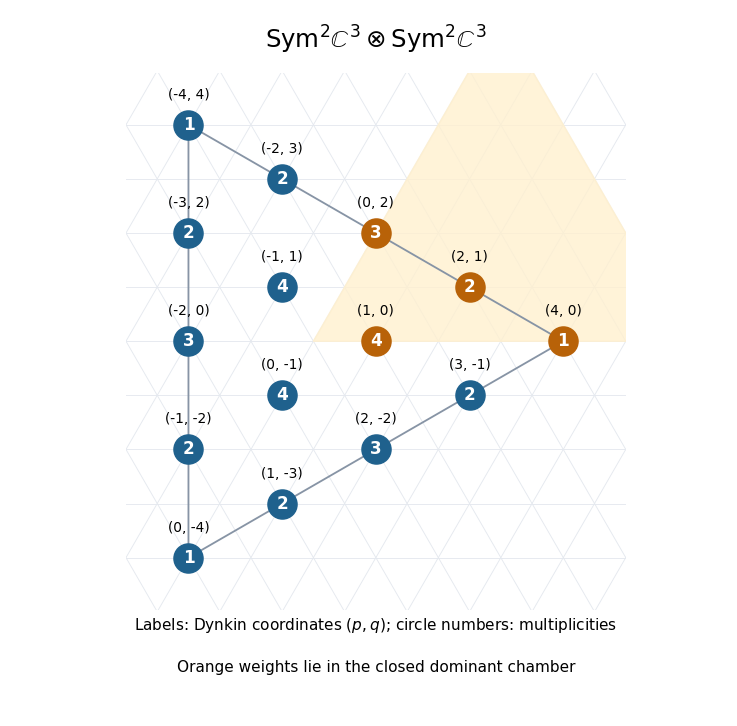

Generate this figure with Python:
"""Tensor-square A2 weights; Python 3.14, numpy 2.3.5, matplotlib 3.10.7.
Output is a white opaque PNG in caller CWD; caller MPLCONFIGDIR is respected.
"""
from collections import Counter
from pathlib import Path
import numpy as np
import matplotlib
matplotlib.use('Agg')
import matplotlib.pyplot as plt

monomials = [(i, j, 2-i-j) for i in range(3) for j in range(3-i)]
weights = Counter(tuple(x+y for x, y in zip(a, b)) for a in monomials for b in monomials)
assert len(weights) == 15 and sum(weights.values()) == 36
L = np.array([[1., 0.], [-.5, np.sqrt(3)/2], [-.5, -np.sqrt(3)/2]])
fig, ax = plt.subplots(figsize=(6.7, 6.6), dpi=110, facecolor='white')
# Full triangular weight lattice, not a numerical interpolation of weights.
w1, w2 = L[0], -L[2]
for p in range(-8, 9):
    line=np.array([p*w1 + q*w2 for q in (-9, 9)])
    ax.plot(line[:, 0], line[:, 1], color='#e5e9ef', lw=.6, zorder=0)
for q in range(-8, 9):
    line=np.array([p*w1 + q*w2 for p in (-9, 9)])
    ax.plot(line[:, 0], line[:, 1], color='#e5e9ef', lw=.6, zorder=0)
for total in range(-9, 10):
    line=np.array([p*w1+(total-p)*w2 for p in (-9, 9)])
    ax.plot(line[:, 0], line[:, 1], color='#e5e9ef', lw=.6, zorder=0)
ax.fill([0, 6, 3], [0, 0, 3*np.sqrt(3)], color='#fff0cf', alpha=.8, zorder=1)
triangle=np.vstack([4*L, 4*L[0]])
ax.plot(triangle[:, 0], triangle[:, 1], color='#8794a5', lw=1.2, zorder=2)
for counts, multiplicity in sorted(weights.items()):
    x, y = np.array(counts) @ L
    p, q = counts[0]-counts[1], counts[1]-counts[2]
    color='#b86208' if p >= 0 and q >= 0 else '#1f618d'
    ax.scatter([x], [y], s=360, color=color, zorder=4)
    ax.text(x, y, str(multiplicity), ha='center', va='center', color='white', weight='bold', fontsize=11, zorder=5)
    ax.annotate(f'({p}, {q})', (x, y), xytext=(0, 17), textcoords='offset points', ha='center', fontsize=9, zorder=5)
ax.set_xlim(-3, 5)
ax.set_ylim(-4.3, 4.3)
ax.set_aspect('equal')
ax.set_title(r'$\mathrm{Sym}^2\mathbb{C}^3\otimes\mathrm{Sym}^2\mathbb{C}^3$', fontsize=16, pad=16)
ax.set_xlabel(r'Labels: Dynkin coordinates $(p,q)$; circle numbers: multiplicities', fontsize=10)
ax.text(.5, -.115, 'Orange weights lie in the closed dominant chamber', transform=ax.transAxes, ha='center', fontsize=10)
ax.set_xticks([])
ax.set_yticks([])
for spine in ax.spines.values():
    spine.set_visible(False)
fig.subplots_adjust(left=.06, right=.96, top=.9, bottom=.16)
fig.savefig(Path('paper-3-sl3-weights.png'), facecolor='white', transparent=False)
plt.close(fig)
